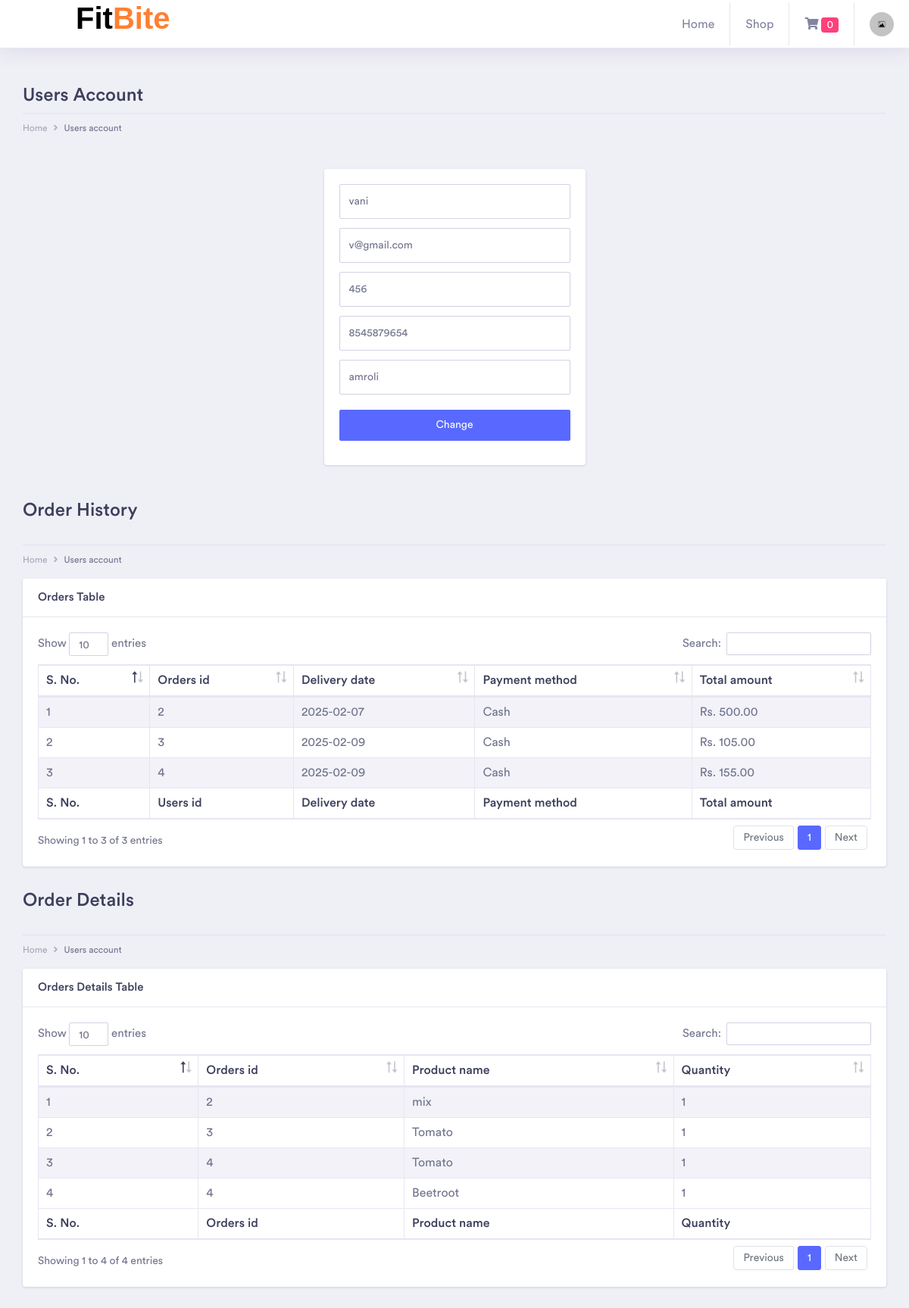
Screenshot of /final/account_users.php (signed in) with the database file from the repository.
### tables this page shows
CREATE TABLE `users_login` (
  `users_id` int(11) NOT NULL,
  `users_username` varchar(100) NOT NULL,
  `users_email` varchar(150) NOT NULL,
  `users_password` varchar(100) NOT NULL,
  `users_mobile` varchar(50) NOT NULL,
  `users_address` varchar(200) NOT NULL
);

CREATE TABLE `orders` (
  `orders_id` int(11) NOT NULL,
  `users_id` int(11) NOT NULL,
  `delivery_date` varchar(100) NOT NULL,
  `payment_method` varchar(50) NOT NULL,
  `total_amount` decimal(10,2) NOT NULL
);

CREATE TABLE `orders_detail` (
  `orders_detail_id` int(11) NOT NULL,
  `orders_id` int(11) NOT NULL,
  `product_name` varchar(100) NOT NULL,
  `quantity` int(11) NOT NULL
);

### final/account_users.php (the view, shortened to what this page needs)
<?php
var_dump($_SESSION);
if (!empty($_SESSION['cart'])) {
    $printCount = count($_SESSION['cart']);
}
else {
    $printCount = 0;
}
if (!empty($_SESSION['user_users_id']) && !empty($_SESSION['user_users_username'])) {
?>
<!doctype html>
<html lang="en">
<head>
    <link rel="stylesheet" href="css/bootstrap.min.css">
    <link href="fonts/circular-std/style.css" rel="stylesheet">
    <link rel="stylesheet" href="css/style.css">
    <link rel="stylesheet" href="css/userpage.css">
    <link rel="stylesheet" href="fonts/fontawesome/css/fontawesome-all.css">
    <link rel="stylesheet" href="css/dataTables.bootstrap4.css">
</head>
<body>
    <div class="dashboard-main-wrapper">
         <div class="dashboard-header">
            <nav class="navbar navbar-expand-lg bg-white fixed-top">
            <div class="logo">
                   <a href="index.php"><h1>Fit<b>Bite</b></h1></a>
                </div>
                <div class="collapse navbar-collapse " id="navbarSupportedContent">
                    <ul class="navbar-nav ml-auto navbar-right-top">
                        <li class="nav-item">
                            <a class="nav-link" href="index.php">Home</a>
                        </li>
                        <li class="nav-item dropdown">
                            <a class="nav-link" href="#" id="navbarDropdownMenuLink1" data-toggle="dropdown" aria-haspopup="true" aria-expanded="false">Shop</a>
                        </li>
                        <li class="nav-item">
                            <a class="nav-link" href="cart.php"><i class="fas fa-shopping-cart"></i> <span class="badge badge-pill badge-secondary"><?php echo $printCount;?></span></a>
                        </li>
                        <li class="nav-item dropdown nav-user">
                            <a class="nav-link nav-user-img" href="#" id="navbarDropdownMenuLink2" data-toggle="dropdown" aria-haspopup="true" aria-expanded="false"><img src="images/default-image.jpg" alt="" class="user-avatar-md rounded-circle"></a>
                        </li>
                    </ul>
                </div>
            </nav>
        </div>
            <div class="container-fluid dashboard-content">
                <div class="row">
                    <div class="col-xl-12 col-lg-12 col-md-12 col-sm-12 col-12">
                        <div class="page-header">
                            <h2 class="pageheader-title">Users Account</h2>
                            <div class="page-breadcrumb">
                                <nav aria-label="breadcrumb">
                                    <ol class="breadcrumb">
                                        <li class="breadcrumb-item"><a href="index.php" class="breadcrumb-link">Home</a></li>
                                        <li class="breadcrumb-item active" aria-current="page">Users account</li>
                                    </ol>
                                </nav>
                            </div>
                        </div>
                    </div>
                </div>
                <div class="row">
                    <div class="col-xl-12 col-lg-12 col-md-12 col-sm-12 col-12">
                        <?php
                        require_once("connection.php");
                        $users_id = $_SESSION['user_users_id'];
                        $select = "SELECT * FROM users_login where users_id = $users_id";
                        $query = mysqli_query($conn, $select);
                        $res = mysqli_fetch_assoc($query);
                        ?>
                        <form id="form" class="splash-container" method="post" action="update_users.php">
                            <div class="card">
                                <div class="card-body">
                                    <div class="form-group">
                                        <input class="form-control form-control-lg" type="text" name="users_username" required="" autocomplete="off" value="<?php echo $res['users_username'];?>">
                                    </div>
                                    <div class="form-group">
                                        <input class="form-control form-control-lg" type="email" name="users_email" required="" autocomplete="off" value="<?php echo $res['users_email'];?>">
                                    </div>
                                    <div class="form-group">
                                        <input class="form-control form-control-lg" type="text" required="" name="users_password" value="<?php echo $res['users_password'];?>">
                                    </div>
                                    <div class="form-group">
                                        <input class="form-control form-control-lg" type="tel" name="users_mobile" required="" pattern="[0-9]{10}" autocomplete="off" value="<?php echo $res['users_mobile'];?>">
                                    </div>
                                    <div class="form-group">
                                        <input class="form-control form-control-lg" type="text" name="users_address" required="" autocomplete="off" value="<?php echo $res['users_address'];?>">
                                    </div>
                                    <div class="form-group pt-2">
                                        <button class="btn btn-block btn-primary" type="submit">Change</button>
                                    </div>
                                </div>
                            </div>
                        </form>
                    </div>
                </div>
                <div class="row mb-3">
                    <div class="col-xl-12 col-lg-12 col-md-12 col-sm-12 col-12">
                        <div class="page-header">
                            <h2 class="pageheader-title">Order History</h2>
                        </div>
                        <div class="page-breadcrumb">
                            <nav aria-label="breadcrumb">
                                <ol class="breadcrumb">
                                    <li class="breadcrumb-item"><a href="index.php" class="breadcrumb-link">Home</a></li>
                                    <li class="breadcrumb-item active" aria-current="page">Users account</li>
                                </ol>
                            </nav>
                        </div>
                    </div>
                </div>
                <div class="row">
                    <div class="col-xl-12 col-lg-12 col-md-12 col-sm-12 col-12">
                        <div class="card">
                            <h5 class="card-header">Orders Table</h5>
                            <div class="card-body">
                                <div class="table-responsive">
                                    <table class="table table-striped table-bordered first">
                                        <thead>
                                            <tr>
                                                <th>S. No.</th>
                                                <th>Orders id</th>
                                                <th>Delivery date</th>
                                                <th>Payment method</th>
                                                <th>Total amount</th>
                                            </tr>
                                        </thead>
                                        <tbody>
                                            <?php
                                            require_once('connection.php');
                                            $select = "SELECT * FROM orders where users_id = $users_id";
                                            $query = mysqli_query($conn, $select);
                                            $i = 1;
                                            while ($res = mysqli_fetch_assoc($query)) {
                                            ?>
                                            <tr>
                                                <td><?php echo $i++;?></td>
                                                <td><?php echo $res['orders_id'];?></td>
                                                <td><?php echo $res['delivery_date'];?></td>
                                                <td><?php echo $res['payment_method'];?></td>
                                                <td>Rs. <?php echo $res['total_amount'];?></td>
                                            </tr>
                                            <?php } ?>
                                        </tbody>
                                        <tfoot>
                                            <tr>
                                                <th>S. No.</th>
                                                <th>Users id</th>
                                                <th>Delivery date</th>
                                                <th>Payment method</th>
                                                <th>Total amount</th>
                                            </tr>
                                        </tfoot>
                                    </table>
                                </div>
                            </div>
                        </div>
                    </div>
                </div>
                <div class="row mb-3">
                    <div class="col-xl-12 col-lg-12 col-md-12 col-sm-12 col-12">
                        <div class="page-header">
                            <h2 class="pageheader-title">Order Details</h2>
                        </div>
                        <div class="page-breadcrumb">
                            <nav aria-label="breadcrumb">
                                <ol class="breadcrumb">
                                    <li class="breadcrumb-item"><a href="index.php" class="breadcrumb-link">Home</a></li>
                                    <li class="breadcrumb-item active" aria-current="page">Users account</li>
                                </ol>
                            </nav>
                        </div>
                    </div>
                </div>
                <div class="row">
                    <div class="col-xl-12 col-lg-12 col-md-12 col-sm-12 col-12">
                        <div class="card">
                            <h5 class="card-header">Orders Details Table</h5>
                            <div class="card-body">
                                <div class="table-responsive">
                                    <table class="table table-striped table-bordered first">
                                        <thead>
                                            <tr>
                                                <th>S. No.</th>
                                                <th>Orders id</th>
                                                <th>Product name</th>
                                                <th>Quantity</th>
                                            </tr>
                                        </thead>
                                        <tbody>
                                            <?php
                                            require_once('connection.php');
                                            $select = "SELECT orders_detail.*, orders.orders_id FROM orders_detail JOIN orders ON orders_detail.orders_id = orders.orders_id WHERE users_id = $users_id";
                                            $query = mysqli_query($conn, $select);
                                            $i = 1;
                                            while ($res = mysqli_fetch_assoc($query)) {
                                            ?>
                                            <tr>
                                                <td><?php echo $i++;?></td>
                                                <td><?php echo $res['orders_id'];?></td>
                                                <td><?php echo $res['product_name'];?></td>
                                                <td><?php echo $res['quantity'];?></td>
                                            </tr>
                                            <?php } ?>
                                        </tbody>
                                        <tfoot>
                                            <tr>
                                                <th>S. No.</th>
                                                <th>Orders id</th>
                                                <th>Product name</th>
                                                <th>Quantity</th>
                                            </tr>
                                        </tfoot>
                                    </table>
                                </div>
                            </div>
                        </div>
                    </div>
                </div>
            </div>
    </div>
</body>
</html>
<?php
}
else {
    header("Location: login_users.php");
}
?>

### final/account_users.php (style rules this page uses)
.navbar .logo h1 { font-weight: 600; font-family: sans-serif; color: black; font-size: 40px; margin-left: 100px; }
.navbar .logo b { color: #FF7F32; }

### rows the page displays
users_login: users_username "vani", users_email "v@gmail.com", users_password "456", users_mobile "8545879654", users_address "amroli"
orders: orders_id "2", delivery_date "2025-02-07", payment_method "Cash", total_amount "500.00"
orders: orders_id "3", delivery_date "2025-02-09", payment_method "Cash", total_amount "105.00"
orders: orders_id "4", delivery_date "2025-02-09", payment_method "Cash", total_amount "155.00"
orders_detail: orders.orders_id "2", product_name "mix", quantity "1"
orders_detail: orders.orders_id "3", product_name "Tomato", quantity "1"
orders_detail: orders.orders_id "4", product_name "Tomato", quantity "1"
orders_detail: orders.orders_id "4", product_name "Beetroot", quantity "1"

### other values shown
$printCount "0"
